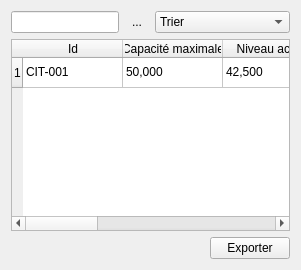
          <widget class="QWidget" name="consulterciterne">
           <layout class="QVBoxLayout" name="consulterLayout_3">
            <item>
             <layout class="QHBoxLayout" name="horizontalLayout_7">
              <item>
               <widget class="QLineEdit" name="SaiRecherche" />
              </item>
              <item>
               <widget class="QToolButton" name="Recherche">
                <property name="text">
                 <string>...</string>
                </property>
                <property name="icon">
                 <iconset resource="img.qrc">
                  <normaloff>:/img/search.svg</normaloff>:/img/search.svg</iconset>
                </property>
                <property name="autoRaise">
                 <bool>true</bool>
                </property>
               </widget>
              </item>
              <item>
               <widget class="QComboBox" name="Trier">
                <item>
                 <property name="text">
                  <string>Trier</string>
                 </property>
                </item>
                <item>
                 <property name="text">
                  <string>État</string>
                 </property>
                </item>
                <item>
                 <property name="text">
                  <string>Niveau actuel</string>
                 </property>
                </item>
                <item>
                 <property name="text">
                  <string>Type d'huile</string>
                 </property>
                </item>
                <item>
                 <property name="text">
                  <string>Capacité maximale</string>
                 </property>
                </item>
                <item>
                 <property name="text">
                  <string>Température</string>
                 </property>
                </item>
                <item>
                 <property name="text">
                  <string>État</string>
                 </property>
                </item>
               </widget>
              </item>
             </layout>
            </item>
            <item>
             <widget class="QTableWidget" name="ListeCiterne">
              <property name="editTriggers">
               <set>QAbstractItemView::EditTrigger::NoEditTriggers</set>
              </property>
              <property name="alternatingRowColors">
               <bool>true</bool>
              </property>
              <property name="selectionMode">
               <enum>QAbstractItemView::SelectionMode::SingleSelection</enum>
              </property>
              <property name="selectionBehavior">
               <enum>QAbstractItemView::SelectionBehavior::SelectRows</enum>
              </property>
              <property name="sortingEnabled">
               <bool>true</bool>
              </property>
              <row />
              <column>
               <property name="text">
                <string>Id</string>
               </property>
              </column>
              <column>
               <property name="text">
                <string>Capacité maximale</string>
               </property>
              </column>
              <column>
               <property name="text">
                <string>Niveau actuel</string>
               </property>
              </column>
              <column>
               <property name="text">
                <string>Type d'huile</string>
               </property>
              </column>
              <column>
               <property name="text">
                <string>Température</string>
               </property>
              </column>
              <column>
               <property name="text">
                <string>État</string>
               </property>
              </column>
              <column>
               <property name="text">
                <string>Action</string>
               </property>
              </column>
              <item row="0" column="0">
               <property name="text">
                <string>CIT-001</string>
               </property>
              </item>
              <item row="0" column="1">
               <property name="text">
                <string>50,000</string>
               </property>
              </item>
              <item row="0" column="2">
               <property name="text">
                <string>42,500</string>
               </property>
              </item>
              <item row="0" column="3">
               <property name="text">
                <string>Olive</string>
               </property>
              </item>
              <item row="0" column="4">
               <property name="text">
                <string>45°C</string>
               </property>
              </item>
              <item row="0" column="5">
               <property name="text">
                <string>Actif</string>
               </property>
              </item>
             </widget>
            </item>
            <item>
             <layout class="QHBoxLayout" name="_2">
              <item>
               <spacer name="horizontalSpacer_export_3">
                <property name="orientation">
                 <enum>Qt::Orientation::Horizontal</enum>
                </property>
                <property name="sizeHint" stdset="0">
                 <size>
                  <width>40</width>
                  <height>20</height>
                 </size>
                </property>
               </spacer>
              </item>
              <item>
               <widget class="QPushButton" name="exporterListeCiterne">
                <property name="text">
                 <string>Exporter</string>
                </property>
                <property name="icon">
                 <iconset resource="img.qrc">
                  <normaloff>:/img/export.svg</normaloff>:/img/export.svg</iconset>
                </property>
                <property name="iconSize">
                 <size>
                  <width>18</width>
                  <height>18</height>
                 </size>
                </property>
               </widget>
              </item>
             </layout>
            </item>
           </layout>
          </widget>
